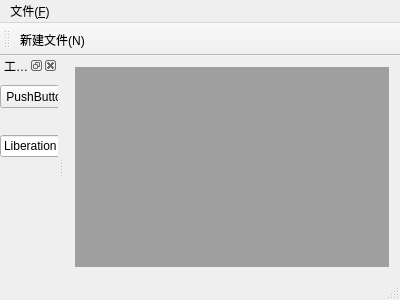
<?xml version="1.0" encoding="UTF-8"?>
<ui version="4.0">
 <class>MainWindow</class>
 <widget class="QMainWindow" name="MainWindow">
  <property name="geometry">
   <rect>
    <x>0</x>
    <y>0</y>
    <width>400</width>
    <height>300</height>
   </rect>
  </property>
  <property name="windowTitle">
   <string>MainWindow</string>
  </property>
  <widget class="QWidget" name="centralWidget">
   <layout class="QGridLayout" name="gridLayout">
    <item row="0" column="0">
     <widget class="QMdiArea" name="mdiArea"/>
    </item>
   </layout>
  </widget>
  <widget class="QMenuBar" name="menuBar">
   <property name="geometry">
    <rect>
     <x>0</x>
     <y>0</y>
     <width>400</width>
     <height>23</height>
    </rect>
   </property>
   <widget class="QMenu" name="menu_F">
    <property name="title">
     <string>文件(&amp;F)</string>
    </property>
    <addaction name="action_New"/>
    <addaction name="action_Dock"/>
   </widget>
   <addaction name="menu_F"/>
  </widget>
  <widget class="QToolBar" name="mainToolBar">
   <attribute name="toolBarArea">
    <enum>TopToolBarArea</enum>
   </attribute>
   <attribute name="toolBarBreak">
    <bool>false</bool>
   </attribute>
   <addaction name="action_New"/>
  </widget>
  <widget class="QStatusBar" name="statusBar"/>
  <widget class="QDockWidget" name="dockWidget">
   <property name="windowTitle">
    <string>工具箱</string>
   </property>
   <attribute name="dockWidgetArea">
    <number>1</number>
   </attribute>
   <widget class="QWidget" name="dockWidgetContents">
    <widget class="QPushButton" name="pushButton">
     <property name="geometry">
      <rect>
       <x>0</x>
       <y>10</y>
       <width>75</width>
       <height>23</height>
      </rect>
     </property>
     <property name="text">
      <string>PushButton</string>
     </property>
    </widget>
    <widget class="QFontComboBox" name="fontComboBox">
     <property name="geometry">
      <rect>
       <x>0</x>
       <y>60</y>
       <width>213</width>
       <height>22</height>
      </rect>
     </property>
    </widget>
   </widget>
  </widget>
  <action name="action_New">
   <property name="icon">
    <iconset resource="myimages.qrc">
     <normaloff>:/image/images/new.png</normaloff>:/image/images/new.png</iconset>
   </property>
   <property name="text">
    <string>新建文件(&amp;N)</string>
   </property>
   <property name="toolTip">
    <string>新建文件</string>
   </property>
   <property name="shortcut">
    <string>Ctrl+N</string>
   </property>
  </action>
  <action name="action_Dock">
   <property name="text">
    <string>显示Dock</string>
   </property>
  </action>
 </widget>
 <layoutdefault spacing="6" margin="11"/>
 <resources>
  <include location="myimages.qrc"/>
 </resources>
 <connections/>
</ui>
